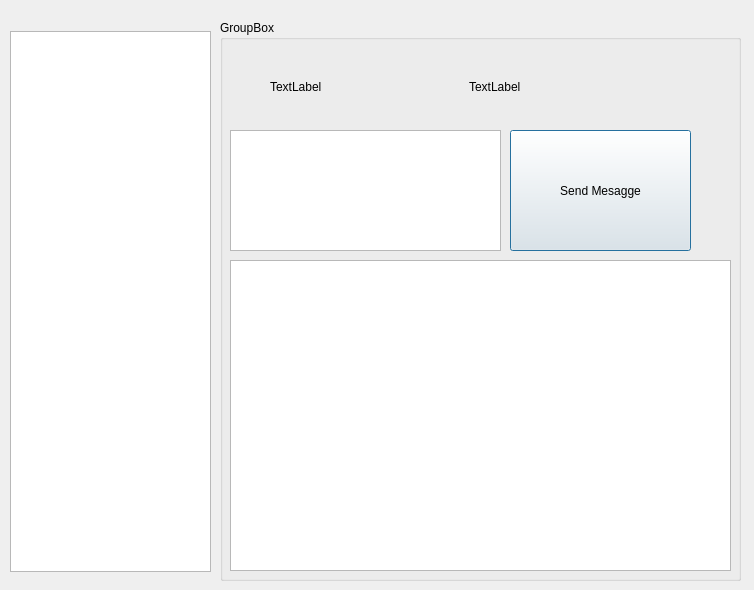
<?xml version="1.0" encoding="UTF-8"?>
<ui version="4.0">
 <class>EchoDialogue</class>
 <widget class="QDialog" name="EchoDialogue">
  <property name="geometry">
   <rect>
    <x>0</x>
    <y>0</y>
    <width>754</width>
    <height>590</height>
   </rect>
  </property>
  <property name="windowTitle">
   <string>Dialog</string>
  </property>
  <widget class="QGroupBox" name="groupBox">
   <property name="geometry">
    <rect>
     <x>220</x>
     <y>20</y>
     <width>521</width>
     <height>561</height>
    </rect>
   </property>
   <property name="title">
    <string>GroupBox</string>
   </property>
   <widget class="QPlainTextEdit" name="plainTextEdit">
    <property name="geometry">
     <rect>
      <x>10</x>
      <y>110</y>
      <width>271</width>
      <height>121</height>
     </rect>
    </property>
   </widget>
   <widget class="QPushButton" name="SendMesagge">
    <property name="geometry">
     <rect>
      <x>290</x>
      <y>110</y>
      <width>181</width>
      <height>121</height>
     </rect>
    </property>
    <property name="text">
     <string>Send Mesagge</string>
    </property>
   </widget>
   <widget class="QTextBrowser" name="textBrowser">
    <property name="geometry">
     <rect>
      <x>10</x>
      <y>240</y>
      <width>501</width>
      <height>311</height>
     </rect>
    </property>
   </widget>
   <widget class="QWidget" name="">
    <property name="geometry">
     <rect>
      <x>50</x>
      <y>46</y>
      <width>391</width>
      <height>41</height>
     </rect>
    </property>
    <layout class="QHBoxLayout" name="horizontalLayout">
     <item>
      <widget class="QLabel" name="label">
       <property name="text">
        <string>TextLabel</string>
       </property>
      </widget>
     </item>
     <item>
      <widget class="QLabel" name="label_id_val">
       <property name="text">
        <string>TextLabel</string>
       </property>
      </widget>
     </item>
    </layout>
   </widget>
  </widget>
  <widget class="QListWidget" name="botsList">
   <property name="geometry">
    <rect>
     <x>10</x>
     <y>31</y>
     <width>201</width>
     <height>541</height>
    </rect>
   </property>
  </widget>
 </widget>
 <resources/>
 <connections/>
</ui>
